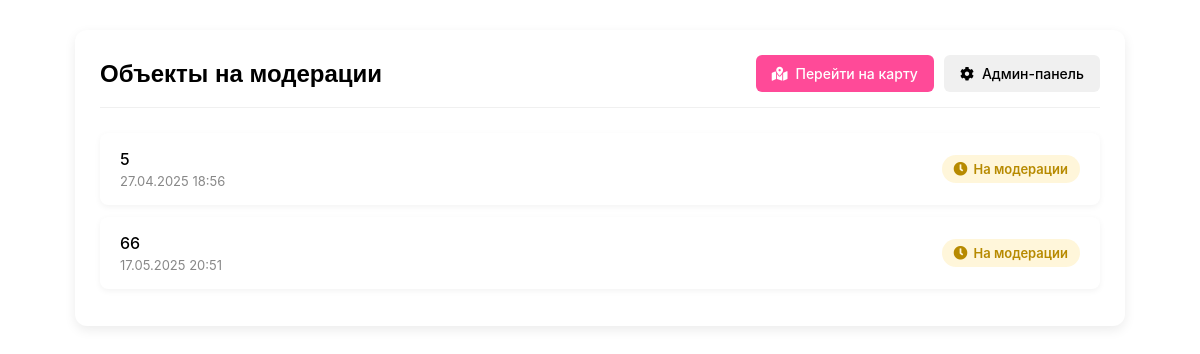
/moderate/ (signed in), run on an earlier commit of the app's database.
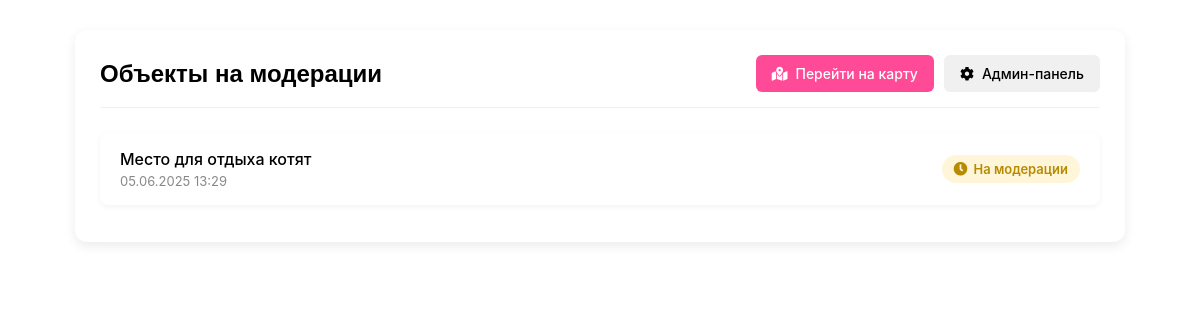
And on a later commit of the database.
### map/models.py (models this page shows, shortened)
class cityObject(models.Model):
    CATEGORY_CHOICES = [
        ('toilet', 'Санузел'),
        ('water', 'Пополнение воды'),
        ('rest', 'Зона отдыха'),
    ]
    MODERATION_STATUS = (
        ('pending', 'На модерации'),
        ('approved', 'Одобрено'),
        ('rejected', 'Отклонено'),
    )
    lng = models.FloatField()
    lat = models.FloatField()
    title = models.CharField(max_length=100)
    description = models.TextField(blank=True)
    photo = models.ImageField(upload_to='markers/', blank=True, null=True)
    rating = models.IntegerField()
    category = models.CharField(max_length=20, choices=CATEGORY_CHOICES)
    moderated = models.BooleanField(default=False)
    created_at = models.DateTimeField(auto_now_add=True)
    status = models.CharField(
        max_length=10,
        choices=MODERATION_STATUS,
        default='pending',
        verbose_name='Статус модерации'
    )
    moderator = models.ForeignKey(
        User,
        on_delete=models.SET_NULL,
        null=True,
        blank=True,
        related_name='moderated_points',
        verbose_name='Модератор'
    )
    moderation_date = models.DateTimeField(
        null=True,
        blank=True,
        verbose_name='Дата модерации'
    )
    moderation_comment = models.TextField(
        blank=True,
        verbose_name='Комментарий модератора'
    )
    created_by = models.ForeignKey(
        User,
        on_delete=models.SET_NULL,
        null=True,
        related_name='created_objects'
    )
    class Meta:
        permissions = [
            ("can_moderate_cityobjects", "Can moderate city objects"),
        ]

### map/views.py (the view)
# urls.py: path('moderate/', moderate_cityobjects, name='moderate_cityobjects'),
@permission_required('map.can_moderate_cityobjects')
def moderate_cityobjects(request):
    objects = cityObject.objects.filter(status='pending')
    return render(request, 'map/moderate_list.html', {'objects': objects})

### map/templates/map/moderate_list.html (shortened to what this page needs)
{% extends "accounts/base_auth.html" %}
{% load static %}
{% block content %}
<link rel="stylesheet" href="{% static 'css/moderation.css' %}">
<div class="moderation-container">
    <div class="moderation-header">
        <h1>Объекты на модерации</h1>
        <div class="moderation-actions">
            <a href="{% url 'map_view' %}" class="btn btn-primary">
                <i class="fas fa-map-marked-alt"></i> Перейти на карту
            </a>
            {% if request.user.is_superuser %}
            <a href="{% url 'admin:index' %}" class="btn btn-secondary">
                <i class="fas fa-cog"></i> Админ-панель
            </a>
            {% endif %}
        </div>
    </div>
    <div class="moderation-content">
        <ul class="moderation-list">
            {% for obj in objects %}
            <li class="moderation-item">
                <a href="{% url 'moderate_cityobject_detail' obj.id %}" class="moderation-item-link">
                    <div class="item-info">
                        <span class="item-title">{{ obj.title }}</span>
                        <span class="item-date">{{ obj.created_at|date:"d.m.Y H:i" }}</span>
                    </div>
                    <span class="status-badge status-{{ obj.status }}">
                        <i class="status-icon fas
                            {% if obj.status == 'approved' %}fa-check-circle
                            {% elif obj.status == 'rejected' %}fa-times-circle
                            {% else %}fa-clock{% endif %}"></i>
                        {{ obj.get_status_display }}
                    </span>
                </a>
            </li>
            {% empty %}
            <li class="no-items">
                <i class="fas fa-check-circle"></i>
                Нет объектов на модерации
            </li>
            {% endfor %}
        </ul>
    </div>
</div>
{% endblock %}

### map/templates/accounts/base_auth.html (shortened to what this page needs)
<!DOCTYPE html>
<html>
<head>
    <link rel="stylesheet" href="https://cdnjs.cloudflare.com/ajax/libs/font-awesome/5.15.4/css/all.min.css">
</head>
<body>
    <div class="auth-container">
        {% block content %}{% endblock %}
    </div>
</body>
</html>

### map/static/css/moderation.css (style rules this page uses)
.moderation-container { max-width: 1000px; margin: 30px auto; padding: 25px; background: var(--white); border-radius: 12px; box-shadow: 0 4px 12px rgba(0,0,0,0.08); }
.moderation-header { display: flex; justify-content: space-between; align-items: center; margin-bottom: 25px; padding-bottom: 15px; border-bottom: 1px solid var(--light-gray); }
.moderation-header h1 { font-size: 24px; font-weight: 600; color: var(--black); margin: 0; }
.moderation-actions { display: flex; gap: 10px; }
.moderation-list { list-style: none; padding: 0; margin: 0; }
.moderation-item { margin-bottom: 12px; background: var(--white); border-radius: 8px; box-shadow: 0 2px 6px rgba(0,0,0,0.05); transition: transform 0.2s, box-shadow 0.2s; }
.moderation-item-link { display: flex; justify-content: space-between; align-items: center; padding: 16px 20px; color: var(--black); text-decoration: none; }
.item-info { display: flex; flex-direction: column; }
.item-title { font-weight: 500; margin-bottom: 4px; }
.item-date { font-size: 13px; color: var(--dark-gray); }
.status-badge { padding: 6px 12px; border-radius: 16px; font-size: 13px; font-weight: 600; display: flex; align-items: center; gap: 6px; }
.status-icon { font-size: 14px; }
.status-pending { background-color: rgba(255, 193, 7, 0.15); color: #b78a00; }
.status-pending { color: #b78a00; }
.btn { padding: 10px 16px; border-radius: 6px; font-size: 14px; font-weight: 500; text-decoration: none; display: inline-flex; align-items: center; gap: 8px; transition: all 0.2s; }
.btn-primary { background: var(--pink); color: var(--white); }
.btn-secondary { background: var(--light-gray); color: var(--black); }
:root { --pink: #FF4A98; --dark-pink: #e75480; --darker-pink: #d1436d; --black: #000; --white: #fff; --light-gray: #f0f0f0; --gray: #ccc; --dark-gray: #888; --water-blue: #4287f5; --rest-green: #42f551; }
.moderation-container, .moderation-detail-container { max-width: 1000px; margin: 30px auto; padding: 25px; background: var(--white); border-radius: 12px; box-shadow: 0 4px 12px rgba(0,0,0,0.08); font-family: 'Bricolage Grotesque', 'Inter', sans-serif; }
.moderation-header h1, .moderation-detail-header h1 { font-size: 24px; font-weight: 600; color: var(--black); margin: 0; font-family: 'Bricolage Grotesque', sans-serif; }
.status-badge { padding: 6px 12px; border-radius: 16px; font-size: 13px; font-weight: 600; display: inline-flex; align-items: center; gap: 6px; font-family: 'Inter', sans-serif; }

What changed in the data, as far as the page shows it:
no longer on this page (row edited): cityObject: title "5", created_at "27.04.2025 18:56", status "На модерации"
no longer on this page (row edited): cityObject: title "66", created_at "17.05.2025 20:51", status "На модерации"
added cityObject: title "Место для отдыха котят", created_at "05.06.2025 13:29", status "На модерации"
